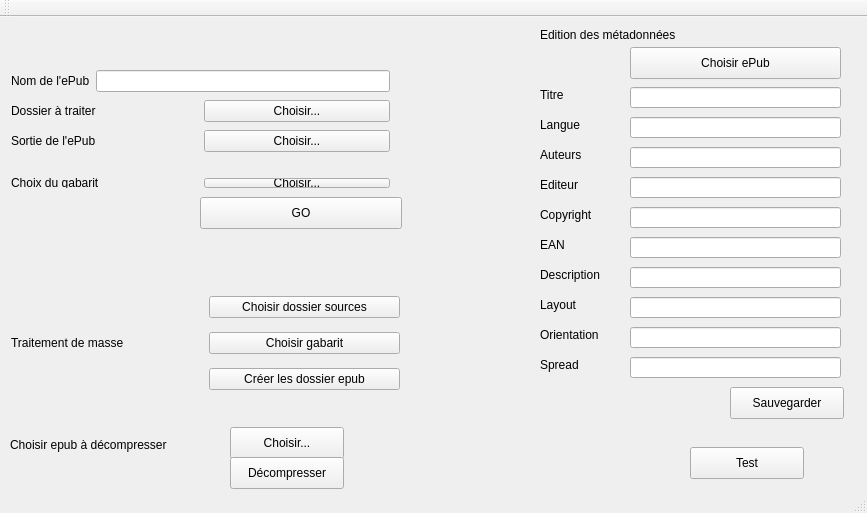
<?xml version="1.0" encoding="UTF-8"?>
<ui version="4.0">
 <class>MainWindow</class>
 <widget class="QMainWindow" name="MainWindow">
  <property name="geometry">
   <rect>
    <x>0</x>
    <y>0</y>
    <width>867</width>
    <height>513</height>
   </rect>
  </property>
  <property name="windowTitle">
   <string>MainWindow</string>
  </property>
  <widget class="QWidget" name="centralWidget">
   <widget class="QPushButton" name="goButton">
    <property name="geometry">
     <rect>
      <x>200</x>
      <y>180</y>
      <width>202</width>
      <height>32</height>
     </rect>
    </property>
    <property name="text">
     <string>GO</string>
    </property>
   </widget>
   <widget class="QWidget" name="horizontalLayoutWidget_4">
    <property name="geometry">
     <rect>
      <x>0</x>
      <y>150</y>
      <width>401</width>
      <height>32</height>
     </rect>
    </property>
    <layout class="QHBoxLayout" name="horizontalLayout_4">
     <item>
      <widget class="QLabel" name="label_3">
       <property name="text">
        <string>Choix du gabarit</string>
       </property>
      </widget>
     </item>
     <item>
      <widget class="QPushButton" name="selectGabarit">
       <property name="text">
        <string>Choisir...</string>
       </property>
      </widget>
     </item>
    </layout>
   </widget>
   <widget class="QWidget" name="layoutWidget">
    <property name="geometry">
     <rect>
      <x>0</x>
      <y>40</y>
      <width>401</width>
      <height>109</height>
     </rect>
    </property>
    <layout class="QVBoxLayout" name="verticalLayout_3">
     <item>
      <layout class="QHBoxLayout" name="horizontalLayout">
       <item>
        <widget class="QLabel" name="label">
         <property name="text">
          <string>Nom de l'ePub</string>
         </property>
        </widget>
       </item>
       <item>
        <widget class="QLineEdit" name="lineEdit"/>
       </item>
      </layout>
     </item>
     <item>
      <layout class="QHBoxLayout" name="horizontalLayout_2">
       <item>
        <widget class="QLabel" name="label_1">
         <property name="text">
          <string>Dossier à traiter</string>
         </property>
        </widget>
       </item>
       <item>
        <widget class="QPushButton" name="selectImageFolder">
         <property name="text">
          <string>Choisir...</string>
         </property>
        </widget>
       </item>
      </layout>
     </item>
     <item>
      <layout class="QHBoxLayout" name="horizontalLayout_3">
       <item>
        <widget class="QLabel" name="label_2">
         <property name="text">
          <string>Sortie de l'ePub</string>
         </property>
        </widget>
       </item>
       <item>
        <widget class="QPushButton" name="selectDestinationFolder">
         <property name="text">
          <string>Choisir...</string>
         </property>
        </widget>
       </item>
      </layout>
     </item>
    </layout>
   </widget>
   <widget class="QWidget" name="horizontalLayoutWidget">
    <property name="geometry">
     <rect>
      <x>0</x>
      <y>260</y>
      <width>411</width>
      <height>132</height>
     </rect>
    </property>
    <layout class="QHBoxLayout" name="horizontalLayout_5">
     <item>
      <widget class="QLabel" name="label_4">
       <property name="text">
        <string>Traitement de masse</string>
       </property>
      </widget>
     </item>
     <item>
      <layout class="QVBoxLayout" name="verticalLayout">
       <item>
        <widget class="QPushButton" name="selectMassFolder">
         <property name="text">
          <string>Choisir dossier sources</string>
         </property>
        </widget>
       </item>
       <item>
        <widget class="QPushButton" name="selectGabaritMass">
         <property name="text">
          <string>Choisir gabarit</string>
         </property>
        </widget>
       </item>
       <item>
        <widget class="QPushButton" name="lunchMassConvert">
         <property name="text">
          <string>Créer les dossier epub</string>
         </property>
        </widget>
       </item>
      </layout>
     </item>
    </layout>
   </widget>
   <widget class="QPushButton" name="testButton">
    <property name="geometry">
     <rect>
      <x>690</x>
      <y>430</y>
      <width>114</width>
      <height>32</height>
     </rect>
    </property>
    <property name="text">
     <string>Test</string>
    </property>
   </widget>
   <widget class="QLabel" name="label_5">
    <property name="geometry">
     <rect>
      <x>10</x>
      <y>420</y>
      <width>201</width>
      <height>16</height>
     </rect>
    </property>
    <property name="text">
     <string>Choisir epub à décompresser</string>
    </property>
   </widget>
   <widget class="QLabel" name="label_6">
    <property name="geometry">
     <rect>
      <x>540</x>
      <y>10</y>
      <width>191</width>
      <height>16</height>
     </rect>
    </property>
    <property name="text">
     <string>Edition des métadonnées</string>
    </property>
   </widget>
   <widget class="QLineEdit" name="editTitle">
    <property name="geometry">
     <rect>
      <x>630</x>
      <y>70</y>
      <width>211</width>
      <height>21</height>
     </rect>
    </property>
   </widget>
   <widget class="QLineEdit" name="editLang">
    <property name="geometry">
     <rect>
      <x>630</x>
      <y>100</y>
      <width>211</width>
      <height>21</height>
     </rect>
    </property>
   </widget>
   <widget class="QLineEdit" name="editCreator">
    <property name="geometry">
     <rect>
      <x>630</x>
      <y>130</y>
      <width>211</width>
      <height>21</height>
     </rect>
    </property>
   </widget>
   <widget class="QLineEdit" name="editPublisher">
    <property name="geometry">
     <rect>
      <x>630</x>
      <y>160</y>
      <width>211</width>
      <height>21</height>
     </rect>
    </property>
   </widget>
   <widget class="QLineEdit" name="editCopyright">
    <property name="geometry">
     <rect>
      <x>630</x>
      <y>190</y>
      <width>211</width>
      <height>21</height>
     </rect>
    </property>
   </widget>
   <widget class="QLineEdit" name="editEAN">
    <property name="geometry">
     <rect>
      <x>630</x>
      <y>220</y>
      <width>211</width>
      <height>21</height>
     </rect>
    </property>
   </widget>
   <widget class="QLineEdit" name="editDesc">
    <property name="geometry">
     <rect>
      <x>630</x>
      <y>250</y>
      <width>211</width>
      <height>21</height>
     </rect>
    </property>
   </widget>
   <widget class="QLabel" name="label_7">
    <property name="geometry">
     <rect>
      <x>540</x>
      <y>70</y>
      <width>59</width>
      <height>16</height>
     </rect>
    </property>
    <property name="text">
     <string>Titre</string>
    </property>
   </widget>
   <widget class="QLabel" name="label_8">
    <property name="geometry">
     <rect>
      <x>540</x>
      <y>100</y>
      <width>59</width>
      <height>16</height>
     </rect>
    </property>
    <property name="text">
     <string>Langue</string>
    </property>
   </widget>
   <widget class="QLabel" name="label_9">
    <property name="geometry">
     <rect>
      <x>540</x>
      <y>130</y>
      <width>59</width>
      <height>16</height>
     </rect>
    </property>
    <property name="text">
     <string>Auteurs</string>
    </property>
   </widget>
   <widget class="QLabel" name="label_10">
    <property name="geometry">
     <rect>
      <x>540</x>
      <y>160</y>
      <width>59</width>
      <height>16</height>
     </rect>
    </property>
    <property name="text">
     <string>Editeur</string>
    </property>
   </widget>
   <widget class="QLabel" name="label_11">
    <property name="geometry">
     <rect>
      <x>540</x>
      <y>190</y>
      <width>59</width>
      <height>16</height>
     </rect>
    </property>
    <property name="text">
     <string>Copyright</string>
    </property>
   </widget>
   <widget class="QLabel" name="label_12">
    <property name="geometry">
     <rect>
      <x>540</x>
      <y>220</y>
      <width>59</width>
      <height>16</height>
     </rect>
    </property>
    <property name="text">
     <string>EAN</string>
    </property>
   </widget>
   <widget class="QLabel" name="label_13">
    <property name="geometry">
     <rect>
      <x>540</x>
      <y>250</y>
      <width>71</width>
      <height>16</height>
     </rect>
    </property>
    <property name="text">
     <string>Description</string>
    </property>
   </widget>
   <widget class="QLabel" name="label_14">
    <property name="geometry">
     <rect>
      <x>540</x>
      <y>340</y>
      <width>71</width>
      <height>16</height>
     </rect>
    </property>
    <property name="text">
     <string>Spread</string>
    </property>
   </widget>
   <widget class="QLineEdit" name="editSpread">
    <property name="geometry">
     <rect>
      <x>630</x>
      <y>340</y>
      <width>211</width>
      <height>21</height>
     </rect>
    </property>
   </widget>
   <widget class="QLabel" name="label_15">
    <property name="geometry">
     <rect>
      <x>540</x>
      <y>310</y>
      <width>59</width>
      <height>16</height>
     </rect>
    </property>
    <property name="text">
     <string>Orientation</string>
    </property>
   </widget>
   <widget class="QLabel" name="label_16">
    <property name="geometry">
     <rect>
      <x>540</x>
      <y>280</y>
      <width>59</width>
      <height>16</height>
     </rect>
    </property>
    <property name="text">
     <string>Layout</string>
    </property>
   </widget>
   <widget class="QLineEdit" name="editOrientation">
    <property name="geometry">
     <rect>
      <x>630</x>
      <y>310</y>
      <width>211</width>
      <height>21</height>
     </rect>
    </property>
   </widget>
   <widget class="QLineEdit" name="editLayout">
    <property name="geometry">
     <rect>
      <x>630</x>
      <y>280</y>
      <width>211</width>
      <height>21</height>
     </rect>
    </property>
   </widget>
   <widget class="QPushButton" name="selectToUnzip">
    <property name="geometry">
     <rect>
      <x>230</x>
      <y>410</y>
      <width>114</width>
      <height>32</height>
     </rect>
    </property>
    <property name="text">
     <string>Choisir...</string>
    </property>
   </widget>
   <widget class="QPushButton" name="unzipEpub">
    <property name="geometry">
     <rect>
      <x>230</x>
      <y>440</y>
      <width>114</width>
      <height>32</height>
     </rect>
    </property>
    <property name="text">
     <string>Décompresser</string>
    </property>
   </widget>
   <widget class="QPushButton" name="selectToEdit">
    <property name="geometry">
     <rect>
      <x>630</x>
      <y>30</y>
      <width>211</width>
      <height>32</height>
     </rect>
    </property>
    <property name="text">
     <string>Choisir ePub</string>
    </property>
   </widget>
   <widget class="QPushButton" name="saveMeta">
    <property name="geometry">
     <rect>
      <x>730</x>
      <y>370</y>
      <width>114</width>
      <height>32</height>
     </rect>
    </property>
    <property name="text">
     <string>Sauvegarder</string>
    </property>
   </widget>
  </widget>
  <widget class="QToolBar" name="mainToolBar">
   <attribute name="toolBarArea">
    <enum>TopToolBarArea</enum>
   </attribute>
   <attribute name="toolBarBreak">
    <bool>false</bool>
   </attribute>
  </widget>
  <widget class="QStatusBar" name="statusBar"/>
 </widget>
 <layoutdefault spacing="6" margin="11"/>
 <resources/>
 <connections/>
</ui>
